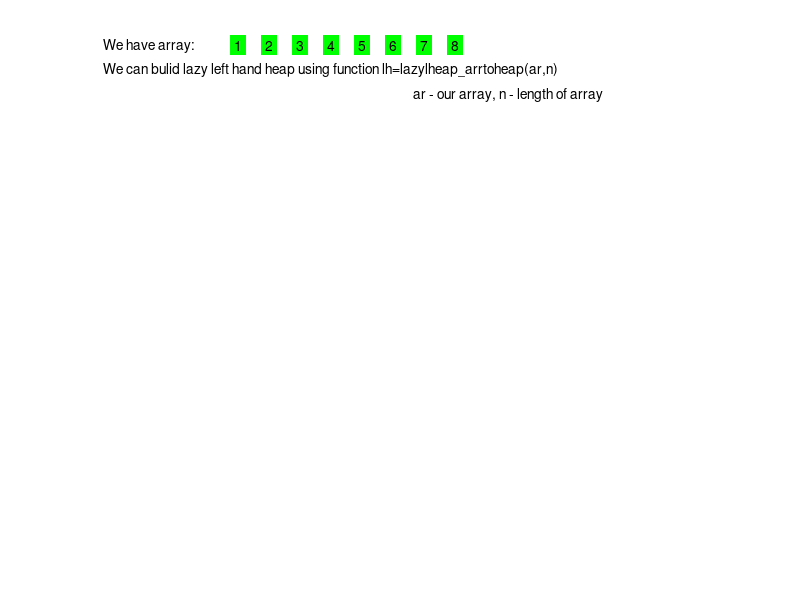

MATLAB code to generate this figure: (Note: this script raises an error after producing the figure.)

%graphic example for left-hand heaps;
%it illustrates basic functions for  left-hand heaps  
%  Svetlana Gagarinova  (c) 2005,2006

function Lazylheap_example_graphics()
ar=[1 2 3 4 5 6 7 8];
n=8;
d=2;
% pauses
pn=2;px=4; 
figure('Resize','off','NumberTitle','off','Name','lheap_example_graphics');
axis('manual');
axis('off');
hold on;
x=0;y=1;dx=0.05;
text(x,y,'We have array:');
for i=1:n
  text(x+0.21,y,num2str(ar(i)),'BackgroundColor',[0 1 0]);
  x=x+dx;
 end;
text(0,0.95,'We can bulid lazy left hand heap using function lh=lazylheap\_arrtoheap(ar,n)');
text(0.5,0.9,'ar - our array, n - length of array');
pause(pn);

%Transform array to heap; 10-size,2-d for heap (here binary heap)
lh=lazylheap_arrtoheap(ar,n);

%clf;
hold on;
%axis off;
text(0.1,0.8,'RESULT:');
[a b c]=TreeToVect(lh); 
treeplot(a);
x=zeros(1);xy=zeros(1);
[x,y]=treelayout(a);
for i=1:size(x,2);
  xy(i,1)=x(i);
  xy(i,2)=y(i);
end;  
treelabel(xy,b,c);
pause(px); 

clf; 
hold on;
axis off;
text(-0.1,1,'We can find element with minimal priority using function [mf,lh]=lazylheap\_findminprior(lh)');
text(0.5,0.95,'lh - our heap, mf - minimal priority ');
treeplot(a);
[x,y]=treelayout(a);
for i=1:size(x,2)
  xy(i,1)=x(i);
  xy(i,2)=y(i);
end;  
treelabel(xy,b,c);
pause(pn)

% Search minimal priority 
[mf,lh]=lazylheap_findminprior(lh);

clf; 
hold on;
axis off;
text(-0.1,1,'We can find element with minimal priority using function [mf,lh]=lazylheap\_findminprior(lh)');
text(0.5,0.95,'lh - our heap, mf - minimal priority ');
text(0.21,0.9,'RESULT');
[a b c]=TreeToVect(lh);
treeplot(a);
x=zeros(1);xy=zeros(1);
[x,y]=treelayout(a);
for i=1:size(x,2)
  xy(i,1)=x(i);
  xy(i,2)=y(i);
end;  
treelabel(xy,b,c);
xy=zeros(1);
xy(1,1)=x(1);xy(1,2)=y(1);
treelabel(xy,b(1,1),c(1,1),'Background',[1 0 0]);
pause(px); 

clf; 
hold on;
axis off;
text(-0.1,1,'We can delete element with minimal priority using function lh=lazylheap\_delminprior(lh)');
text(0.5,0.95,'lh - our heap');
treeplot(a);
[x,y]=treelayout(a);
for i=1:n
  xy(i,1)=x(i);
  xy(i,2)=y(i);
end;  
treelabel(xy,b,c);
pause(pn)

%Delete minimal priority
lh=lheap_delminprior(lh);
clf; 
hold on;
axis('off');
text(-0.1,1,'We can delete element with minimal priority using function lh=lheap\_delminprior(lh)');
text(0.5,0.95,'lh - our heap');
text(0.21,0.9,'RESULT');
[a b c]= TreeToVect(lh);    
treeplot(a);
x=zeros(1);
[x,y]=treelayout(a);
xy=zeros(1);
for i=1:size(x,2)
  xy(i,1)=x(i);
  xy(i,2)=y(i);
end;  
treelabel(xy,b,c);
pause(px); 

%Find element with priority 5 and data 5
lh=lazylheap_find(lh,5,5);
clf; 
hold on;
axis('off');
text(-0.1,1,'We can find element with priority p and data d using function lh=lazylheap\_find(lh,d,p)');
text(0.21,0.95,'in this example p=5, d=5');
treeplot(a);
treelabel(xy,b,c);
pause(pn);
text(0.21,0.9,'RESULT');
xy=zeros(1,2);
num=CurInTreeToNum(lh);
xy(1,1)=x(num);xy(1,2)=y(num);
treelabel(xy,b(1,num),c(1,num),'Background',[1 0 0]);
pause(px); 
 
% and change priority of this element(new priority 11)
lh=lazylheap_diffprior(lh,11);
clf; 
hold on;
axis('off');
text(-0.1,1,'and change priority of this element using function lh=lazylheap\_diffprior(lh,p)');
text(0.21,0.95,'in this example p=11');
treeplot(a);
x=zeros(1);
[x,y]=treelayout(a);
xy=zeros(1);
for i=1:size(x,2)
  xy(i,1)=x(i);
  xy(i,2)=y(i);
end;  
treelabel(xy,b,c);
pause(pn);

clf; 
hold on;
axis('off');
text(-0.1,1,'and change priority of this element using function lh=lazylheap\_diffprior(lh,p)');
text(0.21,0.95,'in this example p=11');
text(0.21,0.9,'RESULT');
a=zeros(1);
[a b c]=TreeToVect(lh);
treeplot(a);
x=zeros(1);
[x,y]=treelayout(a);
xy=zeros(1);
for i=1:size(x,2)
  xy(i,1)=x(i);
  xy(i,2)=y(i);
end;  
treelabel(xy,b,c);
pause(px); 

% input new element with data 7 and priority 5
lh=lazylheap_insert(lh,7,5);

clf; 
hold on;
axis('off');
text(-0.1,1,'We can insert new element with priority p and data d using function lh=lazylheap\_insert(lh,d,p)');
text(0.21,0.95,'in this example d=7,p=5');
treeplot(a);
treelabel(xy,b,c);
pause(pn);

clf; 
hold on;
axis('off');
text(-0.1,1,'We can insert new element with priority p and data d using function lh=lazylheap\_insert(lh,d,p)');
text(0.21,0.95,'in this example d=7,p=5');
text(0.21,0.9,'RESULT');
[a b c]=TreeToVect(lh);
treeplot(a);
x=zeros(1);
[x,y]=treelayout(a);
for i=1:size(x,2)
  xy(i,1)=x(i);
  xy(i,2)=y(i);
end;  
treelabel(xy,b,c);
pause(px); 

%Current size of heap
s=dheap_size(lh);
clf; 
hold on;
axis('off');
text(-0.1,1,'We can see size of heap in this moment using function s=lazylheap\_size(lh)');
text(0.21,0.95,'in this example s=');
treeplot(a);
treelabel(xy,b,c);
pause(pn);
text(0.45,0.95,num2str(s),'BackgroundColor',[0 1 0]);
pause(px);

%Merge 2 heaps
ar2=[12 13 14];
lh1=lazylheap_arrtoheap(ar2,3);

clf; 
hold on;
axis('off');
text(-0.1,1,'We can merge two heaps lh and lh1 using function lh=lazylheap\_merge(lh,lh1)');
text(0.21,0.95,'in this example lh - our heap from previews examples,');
treeplot(a);
treelabel(xy,b,c);
pause(pn);

clf; 
hold on;
axis('off');
text(-0.1,1,'We can merge two heaps lh and lh1 using function lh=lazylheap\_merge(lh,lh1)');
text(0.21,0.95,'lh1 - lazy left heap with elements 12,13,14');
[a b c]=TreeToVect(lh1);
treeplot(a);
xy=zeros(1);
x=zeros(1);
[x,y]=treelayout(a);
for i=1:size(x,2)
  xy(i,1)=x(i);
  xy(i,2)=y(i);
end;  
treelabel(xy,b,c);
pause(pn); 

[lh lh1]=lazylheap_merge(lh,lh1);

clf; 
hold on;
axis('off');
text(-0.1,1,'We can merge two heaps lh and lh1 using function lh=lazylheap\_merge(lh,lh1)');
text(0.21,0.9,'RESULT');
[a b c]=TreeToVect(lh);
treeplot(a);
x=zeros(1);
[x,y]=treelayout(a);
for i=1: size(x,2)
  xy(i,1)=x(i);
  xy(i,2)=y(i);
end;  
treelabel(xy,b,c);
pause(px); 
